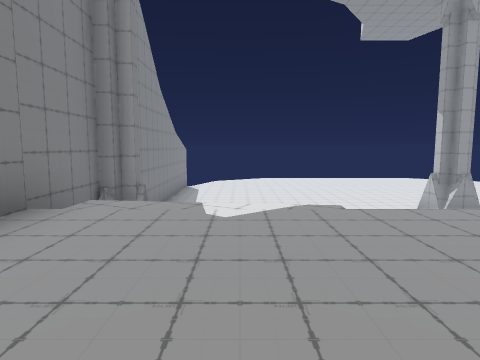
[1] (above)

13 first-person views from a walk through a 3-D level made in the Unity game engine. The camera is 1.3 m above the floor, tilts 6° down and sees 75° across. Doors are open. The floor is counted in squares, 2 m on a side. Each view is taken from the middle of a square. On the plan, view 1 faces up. The plan holds only what a view shows up to about 10 squares ahead; the rest is blank. The place goes on beyond the plan. The player character is not drawn. Some animated figures are left out.

[2]
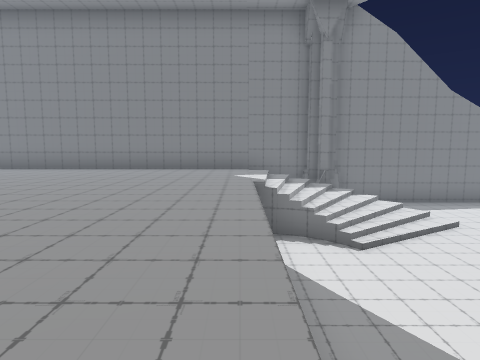

[3]
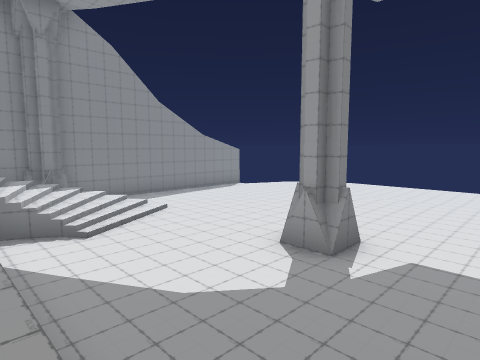

[4]
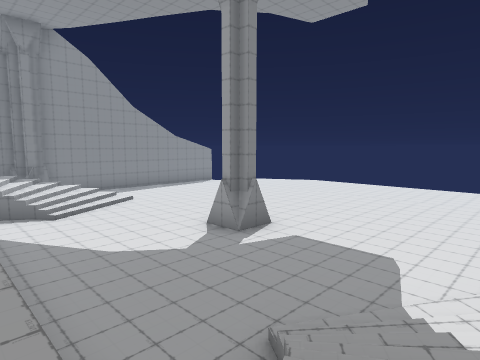

[5]
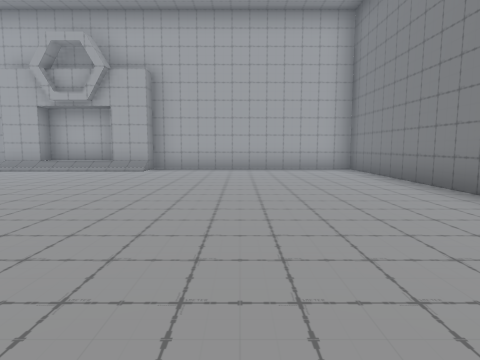

[6]
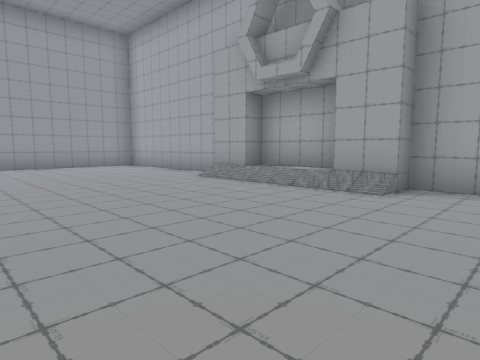

[7]
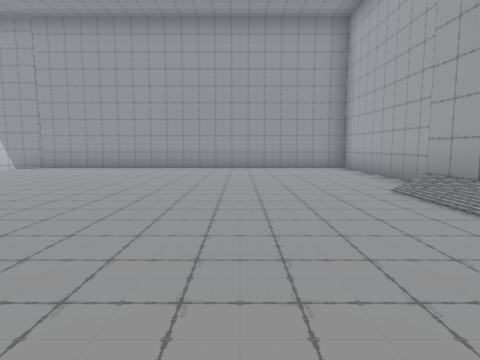

[8]
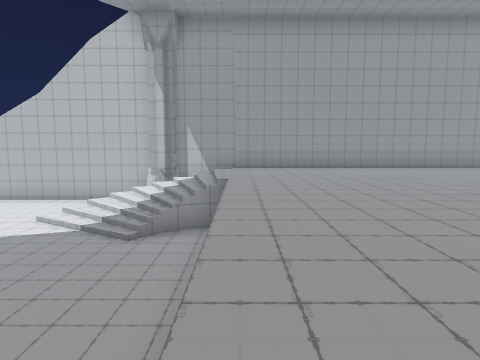

[9]
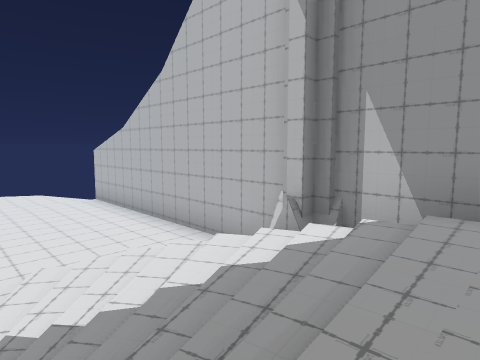

[10]
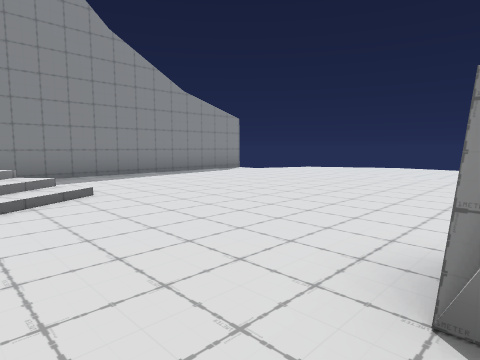

[11]
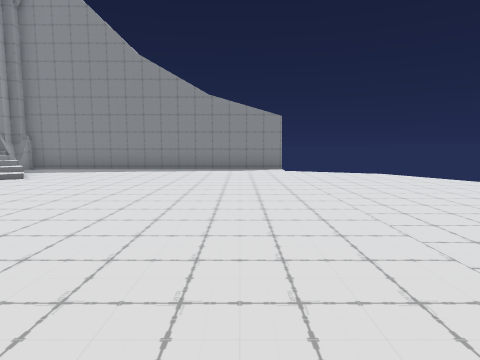

[12]
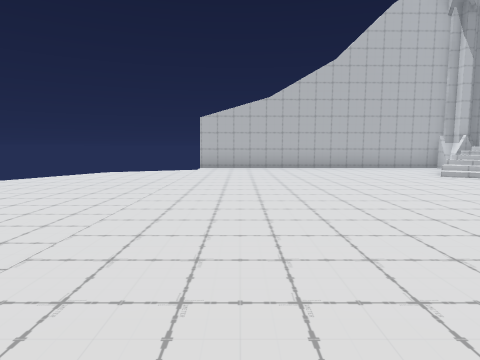

[13]
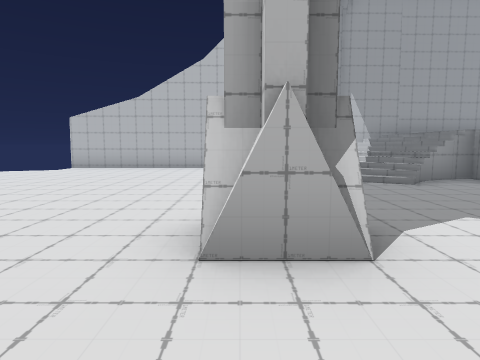

### Floor plan
Key: @ floor where view 1 was taken; # wall or solid block; x gap in a wall; . main floor; : floor 0.5 m higher than the main floor; - floor 2 m lower than the main floor; / step, stairs or slope; = window, fence, low wall or low ledge.
Columns run from 3 left of view 1 to 13 right of it. Each row starts with its distance up from view 1.
 14   --------------
 13 x---------------#
 12 #---------------#
 11 #---------------#
 10 #---------------#
  9 #---------------#
  8 #-------#-------#
  7 #--//--------//-#
  6 #-=//-------////#
  5 ##////------///##
  4 ##///-------////#
  3 #...............#
  2 #...............#
  1 #...............#
  0 #..@............#
 -1 #...............#
 -2 #...............#
 -3 #...............#
 -4 #...............#
 -5 #...............#
 -6 #......#::#.....#
 -7 #################

Positions as (right, up) in squares from view 1, and headings:
1: (0, 0), facing up
2: (7, 3), facing left
3: (8, 3), facing up-left
4: (10, 3), facing up-left
5: (1, 3), facing down
6: (2, -1), facing down-right
7: (3, -3), facing right
8: (3, 3), facing right
9: (9, 3), facing up-right
10: (5, 6), facing up-left
11: (7, 12), facing left
12: (3, 12), facing right
13: (3, 8), facing right
